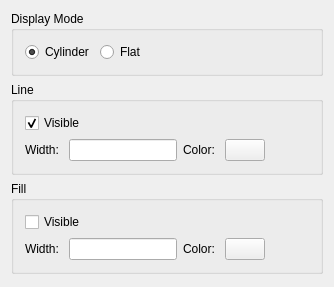
<?xml version="1.0" encoding="UTF-8"?>
<ui version="4.0">
 <class>CXPage3DWellCurveVis</class>
 <widget class="CXBasePropertyPage" name="CXPage3DWellCurveVis">
  <property name="geometry">
   <rect>
    <x>0</x>
    <y>0</y>
    <width>334</width>
    <height>287</height>
   </rect>
  </property>
  <property name="windowTitle">
   <string>CXPage3DWellCurveVis</string>
  </property>
  <layout class="QVBoxLayout" name="verticalLayout">
   <item>
    <widget class="QGroupBox" name="m_pGbxMode">
     <property name="title">
      <string>Display Mode</string>
     </property>
     <property name="flat">
      <bool>true</bool>
     </property>
     <layout class="QHBoxLayout" name="horizontalLayout">
      <item>
       <widget class="QRadioButton" name="m_pRadioBtnCylinder">
        <property name="text">
         <string>Cylinder</string>
        </property>
        <property name="checked">
         <bool>true</bool>
        </property>
       </widget>
      </item>
      <item>
       <widget class="QRadioButton" name="m_pRadioBtnFlat">
        <property name="text">
         <string>Flat</string>
        </property>
       </widget>
      </item>
      <item>
       <spacer name="horizontalSpacer">
        <property name="orientation">
         <enum>Qt::Horizontal</enum>
        </property>
        <property name="sizeHint" stdset="0">
         <size>
          <width>40</width>
          <height>20</height>
         </size>
        </property>
       </spacer>
      </item>
     </layout>
    </widget>
   </item>
   <item>
    <widget class="QGroupBox" name="m_pGbxLine">
     <property name="title">
      <string>Line</string>
     </property>
     <property name="flat">
      <bool>true</bool>
     </property>
     <layout class="QGridLayout" name="gridLayout">
      <item row="0" column="0" colspan="2">
       <widget class="QCheckBox" name="m_pChkVisibleLine">
        <property name="text">
         <string>Visible</string>
        </property>
        <property name="checked">
         <bool>true</bool>
        </property>
       </widget>
      </item>
      <item row="1" column="0">
       <widget class="QLabel" name="m_pLblLineWidth">
        <property name="text">
         <string>Width: </string>
        </property>
       </widget>
      </item>
      <item row="1" column="2">
       <widget class="QLabel" name="m_pLblLineColor">
        <property name="text">
         <string>Color: </string>
        </property>
       </widget>
      </item>
      <item row="1" column="3">
       <widget class="CXButtonColorEdit" name="m_pClrBtnLine">
        <property name="text">
         <string/>
        </property>
       </widget>
      </item>
      <item row="1" column="1">
       <widget class="QLineEdit" name="m_pEdtLineWidth"/>
      </item>
      <item row="1" column="4">
       <spacer name="horizontalSpacer_2">
        <property name="orientation">
         <enum>Qt::Horizontal</enum>
        </property>
        <property name="sizeHint" stdset="0">
         <size>
          <width>40</width>
          <height>20</height>
         </size>
        </property>
       </spacer>
      </item>
     </layout>
    </widget>
   </item>
   <item>
    <widget class="QGroupBox" name="m_pGbxFill">
     <property name="title">
      <string>Fill</string>
     </property>
     <property name="flat">
      <bool>true</bool>
     </property>
     <layout class="QGridLayout" name="gridLayout_2">
      <item row="1" column="3">
       <widget class="CXButtonColorEdit" name="m_pClrBtnFill">
        <property name="text">
         <string/>
        </property>
       </widget>
      </item>
      <item row="1" column="2">
       <widget class="QLabel" name="m_pLblFillColor">
        <property name="text">
         <string>Color: </string>
        </property>
       </widget>
      </item>
      <item row="1" column="1">
       <widget class="QLineEdit" name="m_pEdtFillWidth"/>
      </item>
      <item row="0" column="0" colspan="2">
       <widget class="QCheckBox" name="m_pChkVisibleFill">
        <property name="text">
         <string>Visible</string>
        </property>
       </widget>
      </item>
      <item row="1" column="0">
       <widget class="QLabel" name="m_pLblFillWidth">
        <property name="text">
         <string>Width: </string>
        </property>
       </widget>
      </item>
      <item row="1" column="4">
       <spacer name="horizontalSpacer_3">
        <property name="orientation">
         <enum>Qt::Horizontal</enum>
        </property>
        <property name="sizeHint" stdset="0">
         <size>
          <width>40</width>
          <height>20</height>
         </size>
        </property>
       </spacer>
      </item>
     </layout>
    </widget>
   </item>
   <item>
    <spacer name="verticalSpacer">
     <property name="orientation">
      <enum>Qt::Vertical</enum>
     </property>
     <property name="sizeHint" stdset="0">
      <size>
       <width>20</width>
       <height>40</height>
      </size>
     </property>
    </spacer>
   </item>
  </layout>
 </widget>
 <layoutdefault spacing="6" margin="11"/>
 <customwidgets>
  <customwidget>
   <class>CXButtonColorEdit</class>
   <extends>QPushButton</extends>
   <header>xbuttoncoloredit.h</header>
  </customwidget>
  <customwidget>
   <class>CXBasePropertyPage</class>
   <extends>QWidget</extends>
   <header>xbasepropertypage.h</header>
   <container>1</container>
  </customwidget>
 </customwidgets>
 <resources/>
 <connections/>
</ui>
